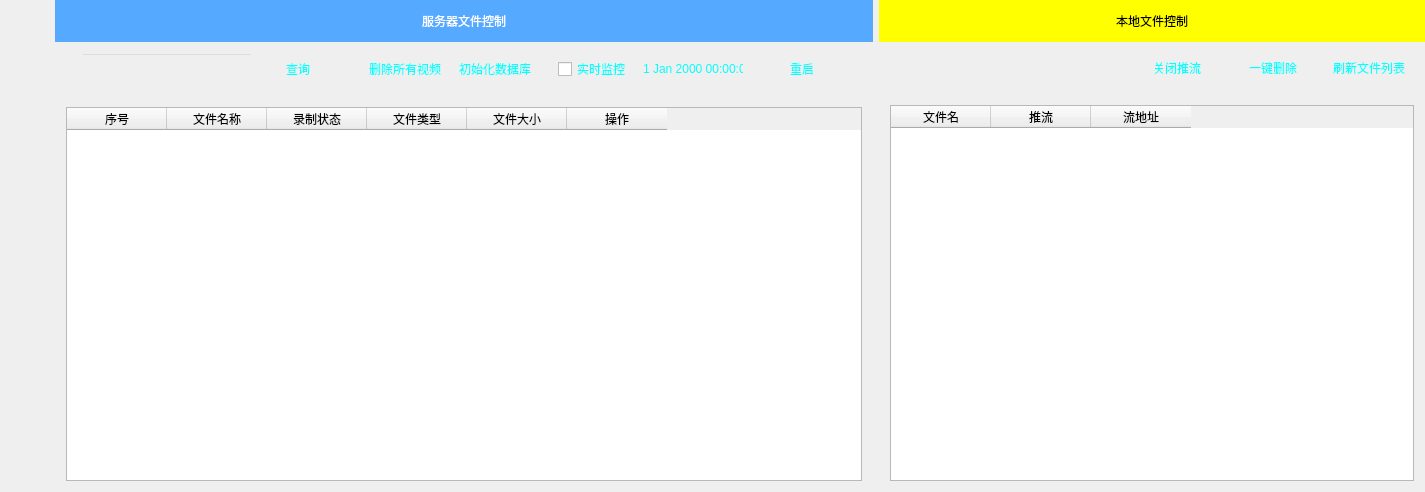
<?xml version="1.0" encoding="UTF-8"?>
<ui version="4.0">
 <class>HttpRequest</class>
 <widget class="QWidget" name="HttpRequest">
  <property name="geometry">
   <rect>
    <x>0</x>
    <y>0</y>
    <width>1425</width>
    <height>492</height>
   </rect>
  </property>
  <property name="windowTitle">
   <string>HttpRequest</string>
  </property>
  <layout class="QHBoxLayout" name="horizontalLayout_5" stretch="1,15,10">
   <property name="leftMargin">
    <number>0</number>
   </property>
   <property name="topMargin">
    <number>0</number>
   </property>
   <property name="rightMargin">
    <number>0</number>
   </property>
   <property name="bottomMargin">
    <number>0</number>
   </property>
   <item>
    <spacer name="horizontalSpacer_6">
     <property name="orientation">
      <enum>Qt::Horizontal</enum>
     </property>
     <property name="sizeHint" stdset="0">
      <size>
       <width>28</width>
       <height>20</height>
      </size>
     </property>
    </spacer>
   </item>
   <item>
    <widget class="QWidget" name="widget_3" native="true">
     <layout class="QVBoxLayout" name="verticalLayout">
      <property name="spacing">
       <number>0</number>
      </property>
      <property name="leftMargin">
       <number>0</number>
      </property>
      <property name="topMargin">
       <number>0</number>
      </property>
      <property name="rightMargin">
       <number>0</number>
      </property>
      <property name="bottomMargin">
       <number>0</number>
      </property>
      <item>
       <widget class="QWidget" name="widget_2" native="true">
        <property name="styleSheet">
         <string notr="true">background-color: rgb(85, 170, 255);</string>
        </property>
        <layout class="QHBoxLayout" name="horizontalLayout_2">
         <item>
          <spacer name="horizontalSpacer">
           <property name="orientation">
            <enum>Qt::Horizontal</enum>
           </property>
           <property name="sizeHint" stdset="0">
            <size>
             <width>137</width>
             <height>20</height>
            </size>
           </property>
          </spacer>
         </item>
         <item>
          <widget class="QLabel" name="label">
           <property name="styleSheet">
            <string notr="true">color: rgb(255, 255, 255);</string>
           </property>
           <property name="text">
            <string>服务器文件控制</string>
           </property>
          </widget>
         </item>
         <item>
          <spacer name="horizontalSpacer_2">
           <property name="orientation">
            <enum>Qt::Horizontal</enum>
           </property>
           <property name="sizeHint" stdset="0">
            <size>
             <width>137</width>
             <height>20</height>
            </size>
           </property>
          </spacer>
         </item>
        </layout>
       </widget>
      </item>
      <item>
       <widget class="QWidget" name="widget_9" native="true">
        <layout class="QHBoxLayout" name="horizontalLayout_8" stretch="1,99,1">
         <property name="leftMargin">
          <number>0</number>
         </property>
         <property name="topMargin">
          <number>0</number>
         </property>
         <property name="rightMargin">
          <number>0</number>
         </property>
         <property name="bottomMargin">
          <number>0</number>
         </property>
         <item>
          <spacer name="horizontalSpacer_12">
           <property name="orientation">
            <enum>Qt::Horizontal</enum>
           </property>
           <property name="sizeHint" stdset="0">
            <size>
             <width>40</width>
             <height>20</height>
            </size>
           </property>
          </spacer>
         </item>
         <item>
          <widget class="QWidget" name="widget" native="true">
           <property name="maximumSize">
            <size>
             <width>16777215</width>
             <height>16777215</height>
            </size>
           </property>
           <layout class="QHBoxLayout" name="horizontalLayout">
            <property name="spacing">
             <number>0</number>
            </property>
            <property name="leftMargin">
             <number>0</number>
            </property>
            <property name="topMargin">
             <number>11</number>
            </property>
            <property name="rightMargin">
             <number>0</number>
            </property>
            <property name="bottomMargin">
             <number>11</number>
            </property>
            <item>
             <spacer name="horizontalSpacer_8">
              <property name="orientation">
               <enum>Qt::Horizontal</enum>
              </property>
              <property name="sizeHint" stdset="0">
               <size>
                <width>40</width>
                <height>20</height>
               </size>
              </property>
             </spacer>
            </item>
            <item>
             <widget class="QLineEdit" name="httpIpEdit">
              <property name="styleSheet">
               <string notr="true">	background:transparent;
	font-family:&quot;Microsoft YaHei&quot;;

	color:#06FFFF;
	border-image:url(&quot;:/new/prefix1/other/image/ScienceImage/Juxing_Xinhao1.png&quot;);
	font-size:12px;
	min-height:30px;
	min-width:160px;
	padding-left:10px;</string>
              </property>
              <property name="text">
               <string/>
              </property>
             </widget>
            </item>
            <item>
             <widget class="QPushButton" name="pushButton">
              <property name="styleSheet">
               <string notr="true"> QPushButton{
	background:transparent;
	font-family:&quot;Microsoft YaHei&quot;;
	font-size:12px;
	
	border:0 px;
	min-height:30px;
	min-width:90px;
	border-image:url(:/new/prefix1/other/image/ScienceImage/_YingGuang.png);
color:#06FFFF;
}
 QPushButton:pressed{
	background:transparent;
	border-image:url(:/new/prefix1/other/image/ScienceImage/_YingGuang_Pressed.png);
}</string>
              </property>
              <property name="text">
               <string>查询</string>
              </property>
             </widget>
            </item>
            <item>
             <spacer name="horizontalSpacer_7">
              <property name="orientation">
               <enum>Qt::Horizontal</enum>
              </property>
              <property name="sizeHint" stdset="0">
               <size>
                <width>40</width>
                <height>20</height>
               </size>
              </property>
             </spacer>
            </item>
            <item>
             <widget class="QPushButton" name="pushButton_6">
              <property name="styleSheet">
               <string notr="true"> QPushButton{
	background:transparent;
	font-family:&quot;Microsoft YaHei&quot;;
	font-size:12px;
	
	border:0 px;
	min-height:30px;
	min-width:90px;
	border-image:url(:/new/prefix1/other/image/ScienceImage/_YingGuang.png);
color:#06FFFF;
}
 QPushButton:pressed{
	background:transparent;
	border-image:url(:/new/prefix1/other/image/ScienceImage/_YingGuang_Pressed.png);
}</string>
              </property>
              <property name="text">
               <string>删除所有视频</string>
              </property>
             </widget>
            </item>
            <item>
             <widget class="QPushButton" name="pushButton_4">
              <property name="styleSheet">
               <string notr="true"> QPushButton{
	background:transparent;
	font-family:&quot;Microsoft YaHei&quot;;
	font-size:12px;
	
	border:0 px;
	min-height:30px;
	min-width:90px;
	border-image:url(:/new/prefix1/other/image/ScienceImage/_YingGuang.png);
color:#06FFFF;
}
 QPushButton:pressed{
	background:transparent;
	border-image:url(:/new/prefix1/other/image/ScienceImage/_YingGuang_Pressed.png);
}</string>
              </property>
              <property name="text">
               <string>初始化数据库</string>
              </property>
             </widget>
            </item>
            <item>
             <spacer name="horizontalSpacer_11">
              <property name="orientation">
               <enum>Qt::Horizontal</enum>
              </property>
              <property name="sizeHint" stdset="0">
               <size>
                <width>40</width>
                <height>20</height>
               </size>
              </property>
             </spacer>
            </item>
            <item>
             <widget class="QCheckBox" name="checkBox">
              <property name="styleSheet">
               <string notr="true">	color:#06FFFF;</string>
              </property>
              <property name="text">
               <string>实时监控</string>
              </property>
             </widget>
            </item>
            <item>
             <widget class="QDateTimeEdit" name="dateTimeEdit">
              <property name="styleSheet">
               <string notr="true">
	background:transparent;
	font-family:&quot;Microsoft YaHei&quot;;
	font-size:12px;
	
	border:0 px;
	min-height:30px;
	min-width:90px;
	border-image:url(:/new/prefix1/other/image/ScienceImage/_YingGuang.png);
color:#06FFFF;

	padding-left:10px;</string>
              </property>
             </widget>
            </item>
            <item>
             <widget class="QPushButton" name="pushButton_7">
              <property name="styleSheet">
               <string notr="true"> QPushButton{
	background:transparent;
	font-family:&quot;Microsoft YaHei&quot;;
	font-size:12px;
	
	border:0 px;
	min-height:30px;
	min-width:90px;
	border-image:url(:/new/prefix1/other/image/ScienceImage/_YingGuang.png);
color:#06FFFF;
}
 QPushButton:pressed{
	background:transparent;
	border-image:url(:/new/prefix1/other/image/ScienceImage/_YingGuang_Pressed.png);
}</string>
              </property>
              <property name="text">
               <string>重启</string>
              </property>
             </widget>
            </item>
            <item>
             <spacer name="horizontalSpacer_16">
              <property name="orientation">
               <enum>Qt::Horizontal</enum>
              </property>
              <property name="sizeHint" stdset="0">
               <size>
                <width>40</width>
                <height>20</height>
               </size>
              </property>
             </spacer>
            </item>
           </layout>
          </widget>
         </item>
         <item>
          <spacer name="horizontalSpacer_15">
           <property name="orientation">
            <enum>Qt::Horizontal</enum>
           </property>
           <property name="sizeHint" stdset="0">
            <size>
             <width>40</width>
             <height>20</height>
            </size>
           </property>
          </spacer>
         </item>
        </layout>
       </widget>
      </item>
      <item>
       <widget class="QWidget" name="widget_8" native="true">
        <layout class="QHBoxLayout" name="horizontalLayout_7">
         <item>
          <widget class="QTableWidget" name="tableWidget">
           <column>
            <property name="text">
             <string>序号</string>
            </property>
           </column>
           <column>
            <property name="text">
             <string>文件名称</string>
            </property>
           </column>
           <column>
            <property name="text">
             <string>录制状态</string>
            </property>
           </column>
           <column>
            <property name="text">
             <string>文件类型</string>
            </property>
           </column>
           <column>
            <property name="text">
             <string>文件大小</string>
            </property>
           </column>
           <column>
            <property name="text">
             <string>操作</string>
            </property>
           </column>
          </widget>
         </item>
        </layout>
       </widget>
      </item>
     </layout>
    </widget>
   </item>
   <item>
    <widget class="QWidget" name="widget_5" native="true">
     <layout class="QVBoxLayout" name="verticalLayout_2">
      <property name="spacing">
       <number>0</number>
      </property>
      <property name="leftMargin">
       <number>0</number>
      </property>
      <property name="topMargin">
       <number>0</number>
      </property>
      <property name="rightMargin">
       <number>0</number>
      </property>
      <property name="bottomMargin">
       <number>0</number>
      </property>
      <item>
       <widget class="QWidget" name="widget_4" native="true">
        <property name="styleSheet">
         <string notr="true">background-color: rgb(255, 255, 0);</string>
        </property>
        <layout class="QHBoxLayout" name="horizontalLayout_3">
         <item>
          <spacer name="horizontalSpacer_3">
           <property name="orientation">
            <enum>Qt::Horizontal</enum>
           </property>
           <property name="sizeHint" stdset="0">
            <size>
             <width>137</width>
             <height>20</height>
            </size>
           </property>
          </spacer>
         </item>
         <item>
          <widget class="QLabel" name="label_2">
           <property name="styleSheet">
            <string notr="true">color: rgb(255, 255, 255);
color: rgb(0, 0, 0);</string>
           </property>
           <property name="text">
            <string>本地文件控制</string>
           </property>
          </widget>
         </item>
         <item>
          <spacer name="horizontalSpacer_4">
           <property name="orientation">
            <enum>Qt::Horizontal</enum>
           </property>
           <property name="sizeHint" stdset="0">
            <size>
             <width>137</width>
             <height>20</height>
            </size>
           </property>
          </spacer>
         </item>
        </layout>
       </widget>
      </item>
      <item>
       <widget class="QWidget" name="widget_6" native="true">
        <property name="styleSheet">
         <string notr="true"> QPushButton{
	background:transparent;
	font-family:&quot;Microsoft YaHei&quot;;
	font-size:12px;
	color:#06FFFF;
	border:0 px;
	min-height:30px;
	min-width:90px;
	border-image:url(:/new/prefix1/other/image/ScienceImage/_YingGuang.png);
}
 QPushButton:pressed{
	background:transparent;
	border-image:url(:/new/prefix1/other/image/ScienceImage/_YingGuang_Pressed.png);
}</string>
        </property>
        <layout class="QHBoxLayout" name="horizontalLayout_9">
         <item>
          <spacer name="horizontalSpacer_5">
           <property name="orientation">
            <enum>Qt::Horizontal</enum>
           </property>
           <property name="sizeHint" stdset="0">
            <size>
             <width>40</width>
             <height>20</height>
            </size>
           </property>
          </spacer>
         </item>
         <item>
          <widget class="QWidget" name="widget_10" native="true">
           <layout class="QHBoxLayout" name="horizontalLayout_4">
            <property name="leftMargin">
             <number>0</number>
            </property>
            <property name="topMargin">
             <number>0</number>
            </property>
            <property name="rightMargin">
             <number>0</number>
            </property>
            <property name="bottomMargin">
             <number>0</number>
            </property>
            <item>
             <widget class="QPushButton" name="pushButton_3">
              <property name="text">
               <string>关闭推流</string>
              </property>
             </widget>
            </item>
            <item>
             <widget class="QPushButton" name="pushButton_2">
              <property name="text">
               <string>一键删除</string>
              </property>
             </widget>
            </item>
            <item>
             <widget class="QPushButton" name="pushButton_5">
              <property name="text">
               <string>刷新文件列表</string>
              </property>
             </widget>
            </item>
           </layout>
          </widget>
         </item>
        </layout>
       </widget>
      </item>
      <item>
       <widget class="QWidget" name="widget_7" native="true">
        <layout class="QHBoxLayout" name="horizontalLayout_6">
         <item>
          <widget class="QTableWidget" name="tableWidget_1">
           <column>
            <property name="text">
             <string>文件名</string>
            </property>
           </column>
           <column>
            <property name="text">
             <string>推流</string>
            </property>
           </column>
           <column>
            <property name="text">
             <string>流地址</string>
            </property>
           </column>
          </widget>
         </item>
        </layout>
       </widget>
      </item>
     </layout>
    </widget>
   </item>
  </layout>
 </widget>
 <layoutdefault spacing="6" margin="11"/>
 <resources/>
 <connections/>
</ui>
